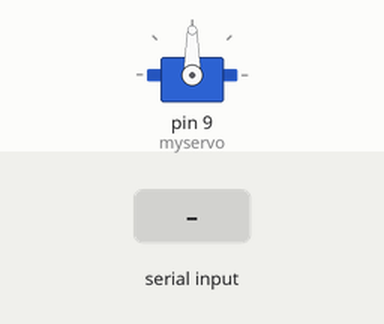
Simulated run of this sketch. Board: Arduino Uno, built with avr-gcc and run on an emulated ATmega328P. Shown: servo. Inputs (shaded band) come from the test bench.

Above: at 1.2 s.
1.3 s: byte 1 (1) received over Serial
At 2.2 s:
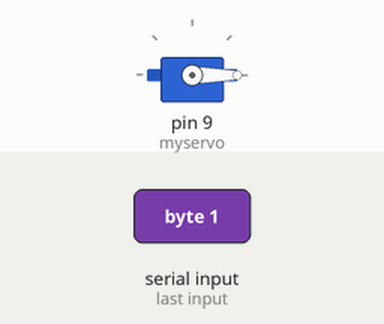
2.8 s: byte 2 (2) received over Serial
At 3.4 s:
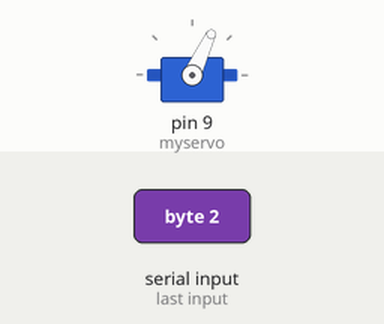
4.3 s: byte 3 (3) received over Serial
At 5.7 s:
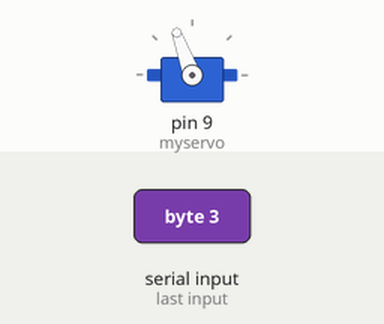
Timing chart, 0 to 7.3 s (numbered marks = the images above; inputs shaded):
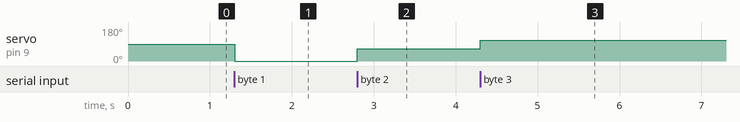

The sketch:

Servo_Control.ino
```cpp
#include <Servo.h> //서보 라이브러리를 불러옵니다.

Servo myservo;  // 서보를 제어할 서보 오브젝트를 만듭니다.

int pos = 0;     // 서보 위치를 저장할 변수를 선언합니다.

void setup()
{
  Serial.begin(9600); // 시리얼 통신 시작
  myservo.attach(9);  // 핀 9의 서보를 서보 오브젝트에 연결합니다.
}


void loop()
{
  while (Serial.available())
  {
    int n = Serial.read();   // 파이썬에서 신호를 가져옴

    if (n == 1)
    {
      myservo.write(0);
      delay(30);
    }
    else if (n == 2)
    {
      myservo.write(65);
      delay(30);
    }
    else if(n==3)
    {
      myservo.write(110);
      delay(30);
    }
    else
    {
      delay(300);
    }


    delay(200);
  }
}
```

Measured:
- after the input at 1.3 s, servo on pin 9 (myservo): 90° → 0° at once
- after the input at 2.8 s, servo on pin 9 (myservo): 0° → 65° at once
- after the input at 4.3 s, servo on pin 9 (myservo): 65° → 110° at once
